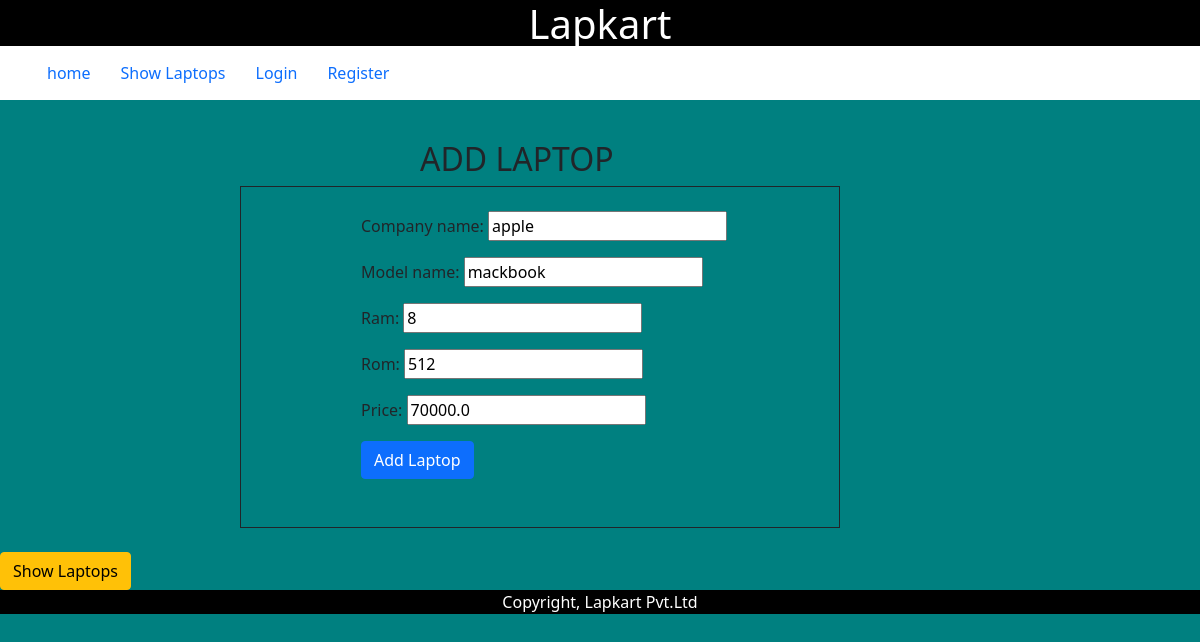
The page /seller/update/2/ on the database its author committed.
### Sellerapp/models.py (models this page shows)
class Laptop(models.Model):
    company_name = models.CharField(max_length=32)
    model_name = models.CharField(max_length=32)
    ram = models.IntegerField()
    rom = models.IntegerField()
    price = models.FloatField()

### Sellerapp/views.py (the view)
# urls.py: path("update/<i>/",views.update_laptop),
def update_laptop(request,i):
    lap_obj = Laptop.objects.get(id=i)
    if request.method == "POST":
        form = LaptopForm(request.POST,instance=lap_obj)
        if form.is_valid():
            form.save()
            return redirect("/seller/show/")
    template_name = "sellerapp/add_laptop.html"
    form = LaptopForm(instance=lap_obj)
    context = {"form":form}
    return render(request,template_name,context)

### Sellerapp/forms.py
class LaptopForm(forms.ModelForm):
    class Meta:
        model = Laptop
        fields ="__all__"

### templates/Sellerapp/add_laptop.html (shortened to what this page needs)
<!DOCTYPE html>
<html lang="en">
<head>
        <link href="https://cdn.jsdelivr.net/npm/bootstrap@5.1.3/dist/css/bootstrap.min.css" rel="stylesheet">
</head>
<body style="background-color:teal;">
    <header style="background-color:black;color:white; text-align:center;">
        <h1>Lapkart</h1>
    </header>
    <ul class="ul_navbar" style="margin-top:-10px">
     <li><a href="/auth/home/">home</a></li>
    <li><a href="/seller/show/">Show Laptops</a></li>
    {% if user.is_authenticated %}
    <li><a>Hello, {{user.username}}</a></li>
    <li><a href="/auth/logout/">Logout</a></li>
    {% else %}
    <li><a href="/auth/login/">Login</a></li>
    <li><a href="/auth/register/">Register</a></li>
    {% endif %}
</ul><br>
    <h2 style="margin-left:35%;">ADD LAPTOP</h2>
    <div style="border:1px solid; margin-left:20%;margin-right:30%; padding-left:10%; padding-top:2%; width:45;">
        <form method="post">
            {{ form.as_p }}
            <input type="submit" value="Add Laptop" class="btn btn-primary">
        </form><br><br>
    </div><br>
    <a href="/seller/show/">
        <button class="btn btn-warning">Show Laptops</button>
    </a>
    <footer style="text-align:center;background-color:grey;color-white;padding;10px 15px 15px 15px;">
    <p style="background-color:black;color:white;">Copyright, Lapkart Pvt.Ltd</p>
</footer>
</body>
</html>

### templates/Sellerapp/add_laptop.html (style rules this page uses)
.ul_navbar { background-color:white; list-style-type:none; margin=0; padding=0; overflow:hidden; }
li { float:left; }
li a { display:block; text-decoration:none; padding:15px 15px 15px 15px; }

### rows shown on the page
Laptop: company_name "apple", model_name "mackbook", ram "8", rom "512", price "70000.0"
